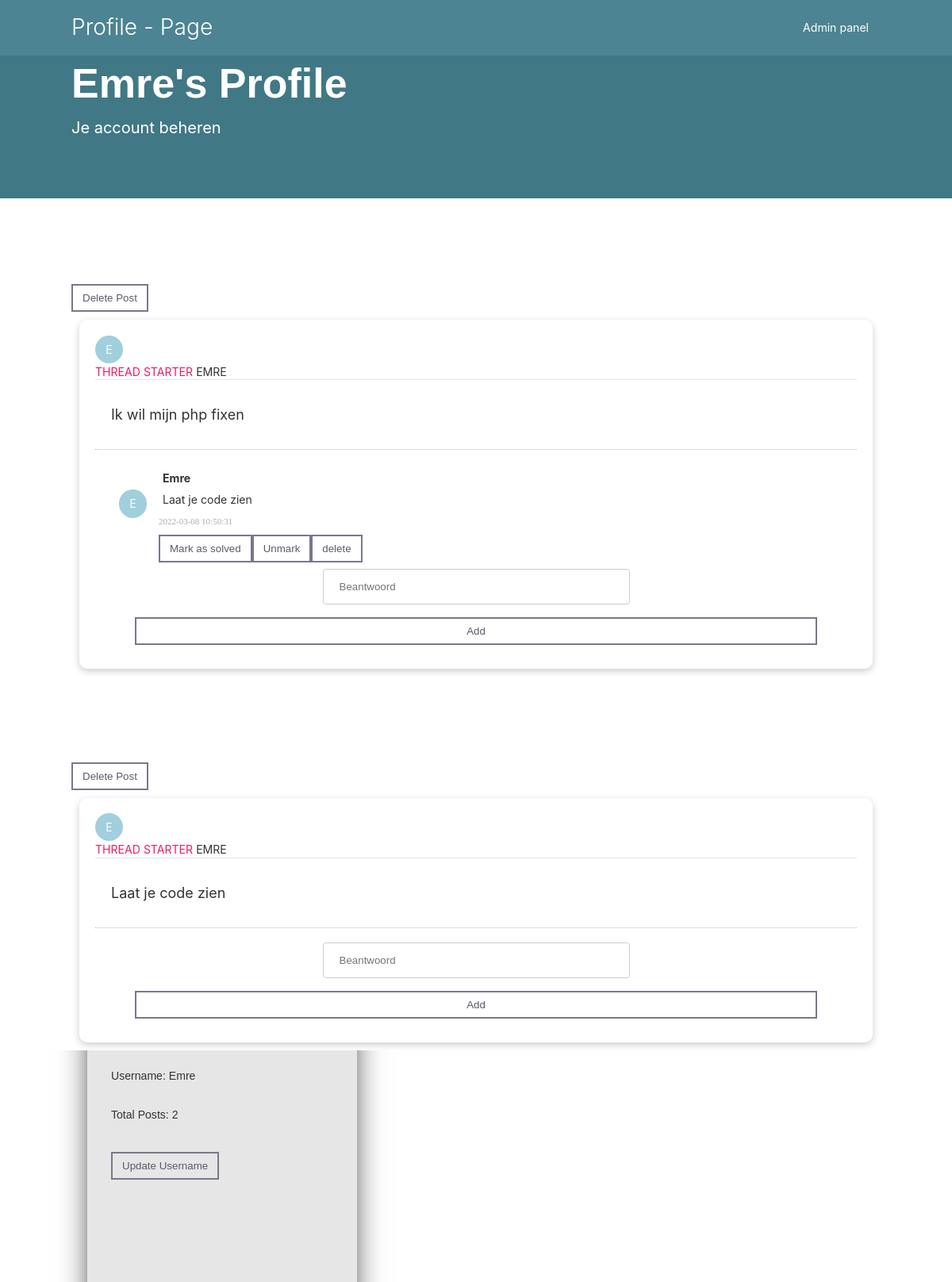
/website-dashboard/user/userDashboard.php (signed in), run on the app's committed database.
### tables this page shows
CREATE TABLE `post` (
  `id` int(11) NOT NULL,
  `username` varchar(255) DEFAULT NULL,
  `message` text NOT NULL,
  `time` timestamp NOT NULL DEFAULT current_timestamp(),
  `id_parent` int(11) DEFAULT NULL,
  `resolved` tinyint(1) NOT NULL
);

CREATE TABLE `user` (
  `username` varchar(255) NOT NULL,
  `password` varchar(255) NOT NULL,
  `userRole` varchar(30) NOT NULL DEFAULT 'user',
  `isbanned` tinyint(1) NOT NULL,
  `bannedUntil` timestamp NOT NULL DEFAULT current_timestamp() ON UPDATE current_timestamp()
);

### website-dashboard/user/userDashboard.php (the view, shortened to what this page needs)
<?php
    include "/xampp/htdocs/api/config.php";
    $username = $_SESSION['username'];
    $count_post_query = "SELECT COUNT(*) FROM `post` WHERE username='$username' AND id_parent=id_parent";
    $count_post = mysqli_query($db, $count_post_query);
    $rowscount = mysqli_fetch_array($count_post);
    $variable = $rowscount[0];
    $user_query = "select * from user where username='$username'";
    $users = mysqli_query($db, $user_query);
    $row = mysqli_fetch_assoc($users);
    $userVar = $row['username'];
?>
<!DOCTYPE html>
<html lang="en">
<html>
  <head>
    <link rel="stylesheet" href="/css/style.css">
    <link rel="stylesheet" href="/css/Framework.css">
    <link rel="stylesheet" href="https://cdnjs.cloudflare.com/ajax/libs/font-awesome/4.7.0/css/font-awesome.min.css">
  </head>
  <body>
  <div class="navbar sticky">
        <div class="container flex">
            <h1 class="logo">Profile - Page</h1>
            <nav>
            <ul>
                    <?php
                    if (isset($_SESSION["userrole"]))
                    {
                        echo "<li><a href='/website-dashboard/admin-dashboard.php'>Admin panel</a></li>";
                    }
                    else
                    {
                        echo "<li><a href='/index.php'>Home</a></li>";
                        echo "<li><a href='/website - posts/Posts-Page.php'>Posts</a></li>";
                        echo "<li><a href='/website-dashboard/user/userDashboard.php'>Profile</a></li>";
                        echo "<li><a href='/api/logout.php'>Logout</a></li>";
                    }
                    ?>
                </ul>
            </nav>
        </div>
    </div>
    <section class="overons-head bg-primary py-5">
        <div class="container grid">
            <div>
                <h1 class="xl"><?php echo $username?>'s Profile</h1>
                <p class="lead">
                    Je account beheren
                </p>
            </div>
        </div>
    </section>
  <div>
        <?php
            include "/xampp/htdocs/api/config.php";
            $username = $_SESSION['username'];
            $query = "select * from post where username='$username'";
            $posts = mysqli_query($db, $query);
            $num_row = mysqli_num_rows($posts);
            if ( $num_row === 0){
                echo"
                <br>
                <div class=\"container text-center\">
                    <h3>No Posts Available</h3>
                </div>
                ";
            } else {
                foreach($posts as $post){
                    $id = (int)$post["id"];
                    $id_parent = (int)$post['id_parent'];
                    $username = $post["username"];
                    $message = $post["message"];
                    $fc = $username[0];
                    $reply_query = "select * from post where id_parent<>id and id_parent=$id";
                    $replys = mysqli_query($db, $reply_query);
                    $state = 'Thread Starter';
                    $cardstate = "card";
                    echo "
                    <div class=\"container grid grid-1\">
                        <div class=\"container-fluid mt-100\">
                            <div class=\"row\">
                            <form action='/api/delete_post.php' method='post'>
                            <button class='button-solved' name='id_parent' value='".$id_parent."'>Delete Post</button>
                            </form>
                                <div class=\"col-md-12\">
                                    <div class=\"$cardstate mb-4\">
                                        <div class=\"card-header\">
                                            <div class=\"\">
                                                <div data-letters=\"$fc\" class=\"\"></div>
                                                <div class=\"media-body ml-3\"> <a class='super-a' href=\"javascript:void(0)\" data-abc=\"true\">$state</a>
                                                <a>$username</a>
                                                </div>
                                            </div>
                                        </div>
                                        <div class=\"card-body\">
                                            <p class='font-b'>
                                                $message
                                            </p>
                                        </div>
                                        <div class=\"card-footer actionBox\">
                    ";
                    $reply_query = "select * from post where id_parent<>id and id_parent=$id";
                    $replys = mysqli_query($db, $reply_query);
                   while( $row = mysqli_fetch_assoc($replys)) {
                       $username = $row["username"];
                        $message = $row["message"];
                        $time = $row["time"];
                        $fc = $username[0];
                        $Answer = '';
                        $resolvedColor = '';
                        if (isset($_SESSION['userrole']))
                        {
                            echo "
                            <ul class=\"commentList\">
                                <li class=\"$resolvedColor\">
                                    <div class=\"commenterImage\">
                                        <p data-letters=\"$fc\"></p>
                                    </div>
                                    <div class=\"commentText\">
                                        <h3 class='  $Answer'><b>$Answer</b></h3>
                                        <p><b>$username</b></p>
                                        <p class=\"\">$message</p> <span class=\"date sub-text\">$time</span>
                                    </div>
                                    <section class='flex-card-'>
                                    <form action='/api/resolved-script.php' method='post'>
                                    <button class='button-solved' name='id' value='" .$row['id']. "'>Mark as solved</button>
                                    </form>
                                    <form action='/api/unresolved.php' method='post'>
                                    <button class='button-solved' name='id' value='".$row['id']. "'>Unmark</button>
                                    </form>
                                    <form action='/api/delete-reply.php' method='post'>
                                    <button class='button-solved' name='id' value='".$row['id']. "'>delete</button>
                                    </form>
                                    </section>
                                </li>
                            </ul>
                        ";
                        }
                   }
                    echo "
                                            <form action=\"/api/add_reply.php?id=$id\" class=\"form-inline\" role=\"form\" id=\"reply$id\" method=\"POST\">
                                                <div class=\"container grid grid-1\">
                                                    <input class=\"\" name=\"reply\" type=\"text\" placeholder=\"Beantwoord\" required/>
                                                </div>
                                                <div class=\"container grid grid-1\">
                                                    <button class=\"button2\" for=\"reply$id\">Add</button>
                                                </div>
                                            </form>
                                        </div>
                                    </div>
                                </div>
                            </div>
                        </div>
                    </div>
                    ";
                }
            }
        ?>
        <section class="" >
        <div >
            <div class="container grid">
                <form class="form" action='/website-dashboard/usernameupdate.php' method='get'>
                    <p class="p">Username: <?php echo $userVar ?></p>
                    <p class="p">Total Posts: <?php echo $variable ?></p>
                    <button class='button-solved' name='old_username' value='<?php echo $userVar ?>'>Update Username</button>
                </form>
            </div>
        </div>
    </section>
    </div>
  </body>
    </html>

### css/style.css (style rules this page uses)
:root { --primary-color: #5890a081; --secondary-color: #435b6b; --dark-color: #002240; --light-color: #f4f4f4; --success-color: #5cb85c; --error-color: #d9534f; --sub-coloring: #3a6672; }
* { box-sizing: border-box; padding: 0; margin: 0; }
body { font-family: 'Cairo', sans-serif; color: #333; line-height: 1.6; }
ul { list-style-type: none; }
a { text-decoration: none; color: #333; }
h1, h2 { font-weight: 300; line-height: 1.2; margin: 10px 0; }
p { margin: 10px 0; }
.navbar { background-color: var(--primary-color); color: #fff; height: 70px; transition: ease-out 0.4s; }
.navbar ul { display: flex; }
.navbar a { color: #fff; padding: 10px; margin: 0 5px; }
.navbar .flex { justify-content: space-between; }
.sticky { width: 100%; top: 0; position: fixed; }
input { width: 45%; margin-left: 10px; margin-right: 10px; }
input[type=text], select { padding: 14px 20px; margin: 8px auto; display: inline-block; border: 1px solid #ccc; border-radius: 4px; box-sizing: border-box; }
p { transition-timing-function: ease-in-out; transition: 0.5s; }
.form { width:340px; height:440px; background:#e6e6e6; border-radius:8px; box-shadow:0 0 40px -10px #000; margin: calc(81vh - 722px) 20px; padding:20px 30px; max-width:calc(100vw - 40px); box-sizing:border-box; font-family:'Montserrat',sans-serif; }
.p:before { content:attr(type); display:block; margin:28px 0 0; font-size:14px; color:#5a5a5a; }
.super-a { color: #E91E63; text-decoration: none !important; background-color: transparent }
.button2 { padding:8px 12px; margin:8px 0 0; font-family:'Montserrat',sans-serif; border:2px solid #78788c; background:0;color:#5a5a6e; cursor:pointer; transition:all .3s }
.button-solved { padding:8px 12px; margin:8px 0 0; font-family:'Montserrat',sans-serif; border:2px solid #78788c; background:0;color:#5a5a6e; cursor:pointer; transition:all .3s }
.font-b { font-size: 18px; }
body { margin: 0; font-family: -apple-system, BlinkMacSystemFont, "Segoe UI", Roboto, "Helvetica Neue", Arial, "Noto Sans", sans-serif, "Apple Color Emoji", "Segoe UI Emoji", "Segoe UI Symbol", "Noto Color Emoji"; font-size: .88rem; font-weight: 400; line-height: 1.5; }
.mt-100 { margin-top: 100px }
.card-header:first-child { border-radius: calc(.25rem - 1px) calc(.25rem - 1px) 0 0 }
.card-header { display: flex; align-items: center; border-bottom-width: 1px; padding-top: 0; padding-bottom: 0; padding-right: .625rem; height: 3.5rem; text-transform: uppercase; background-color: #fff; border-bottom: 1px solid rgba(26, 54, 126, 0.125) }
.card-body { flex: 1 1 auto; padding: 1.25rem }
.commentList { padding:0; list-style:none; max-height:200px; overflow:auto; }
.commentList li { margin:0; margin-top:10px; }
.commentList li > div { display:table-cell; margin: 20px; }
.commenterImage { width:30px; margin-right:5px; height:100%; float:left; }
.commentText p { margin:5px; }
.sub-text { color:#aaa; font-family:verdana; font-size:11px; }
.actionBox { border-top:1px dotted #bbb; padding:10px; }
[data-letters]:before { content: attr(data-letters); display: flex; width: 2.5em; height: 2.5em; text-align: center; border-radius: 50%; background: rgb(160, 207, 221); margin-right: 1em; color: white; justify-content: center; align-items: center; }
.flex-card- { display: flex; }
nav { -webkit-user-select:none; -moz-user-select:none; -ms-user-select:none; -o-user-select:none; user-select:none; }
nav ul,nav li { outline:0; margin:0; padding:0; }

### css/Framework.css (style rules this page uses)
.container { max-width: 1100px; margin: 0 auto; overflow: auto; padding: 0 40px; }
.card { background-color: #fff; color: #333; border-radius: 10px; box-shadow: 0 3px 10px rgba(0, 0, 0, 0.2); padding: 20px; margin: 10px; }
.bg-primary, .btn-primary { background-color: #417886; color: #fff; }
.lead { font-size: 20px; }
.xl { color: #fff; font-family: "Montserrat", Sans-serif; font-size: 52px; font-weight: 700; }
.flex { display: flex; justify-content: center; align-items: center; height: 100%; }
.grid { display: grid; grid-template-columns: repeat(2, 1fr); gap: 20px; justify-content: center; align-items: center; height: 100%; }
.grid-1 { grid-template-columns: repeat(1, 1fr); }
.py-5 { padding: 4rem 0; }

### data on the page
post: $id_parent 1 (drawn), state "THREAD STARTER", username "EMRE", message "Ik wil mijn php fixen"
post: username "Emre", message "Laat je code zien", time "2022-03-08 10:50:31", $row['id'] 28 (drawn), $id_parent 1 (drawn), state "THREAD STARTER", username "EMRE"
user: username "Emre"

### other printed values
$username "Emre"
$variable "2"
